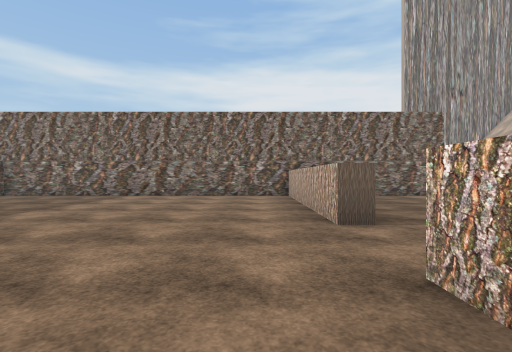
View 1 (above)

16 first-person views from a walk through a Unity game level. The camera is 1.3 m above the floor, looks level and sees 85° across. Doors are open. The floor is counted in squares, 2 m on a side. Each view is taken from the middle of a square. On the plan, view 1 faces up. The plan holds only what a view shows up to about 9 squares ahead; the rest is blank. The place goes on beyond the plan. The player is left out. Some surface patterns are stand-ins.

View 2
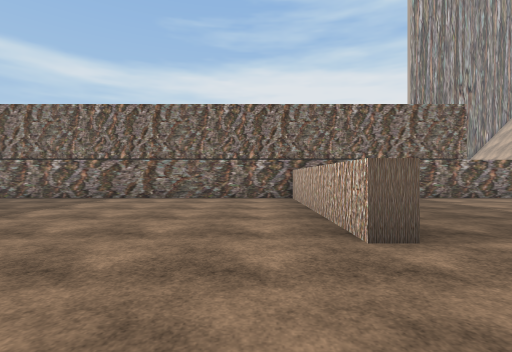

View 3
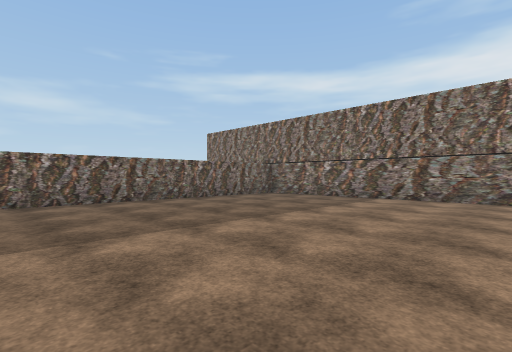

View 4
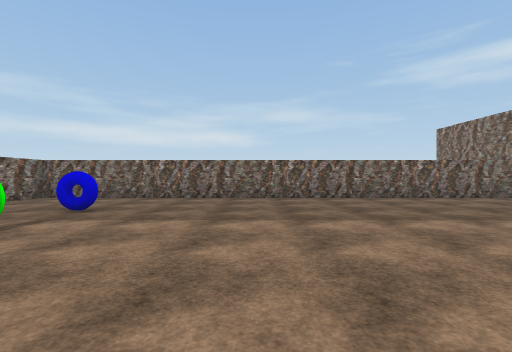

View 5
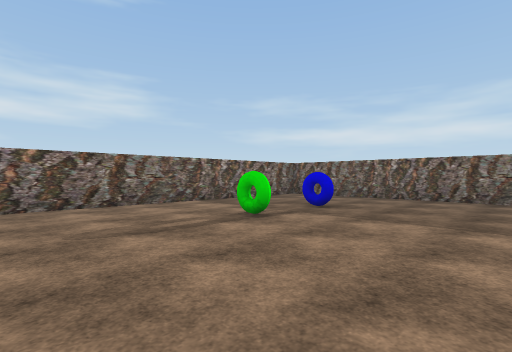

View 6
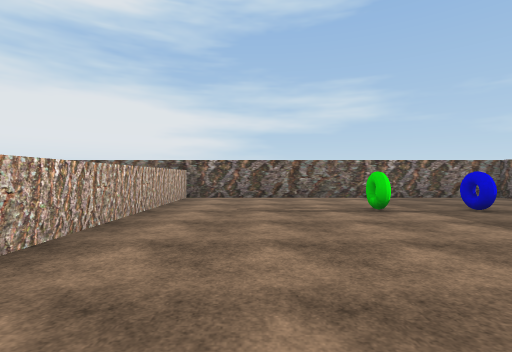

View 7
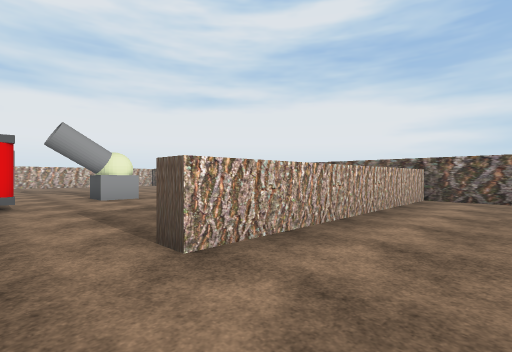

View 8
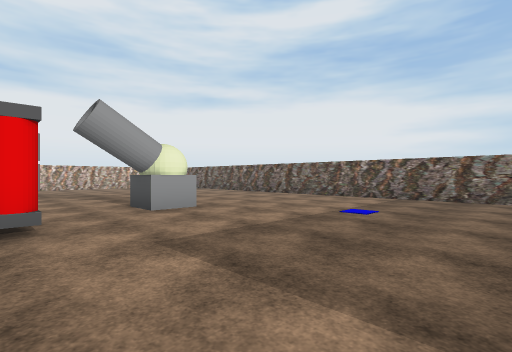

View 9
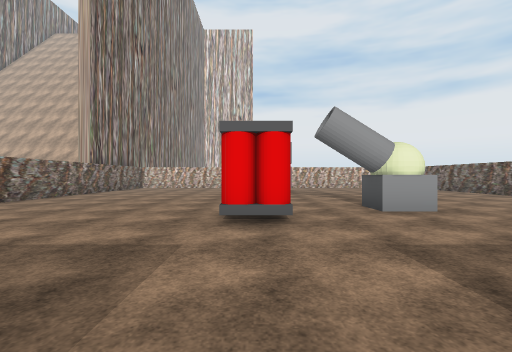

View 10
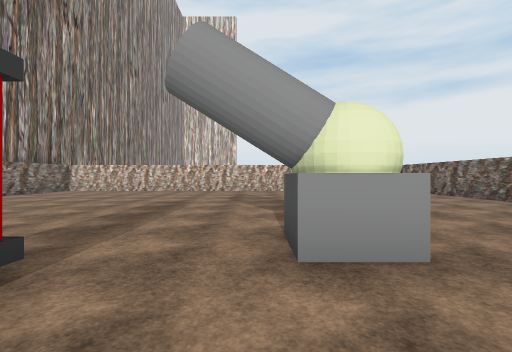

View 11
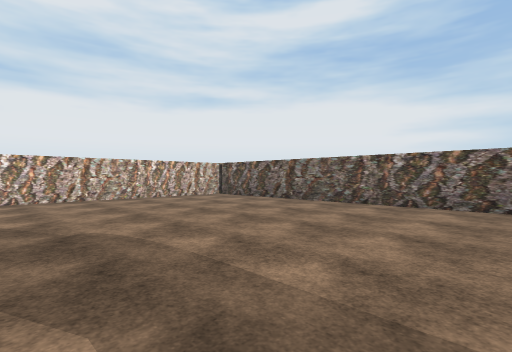

View 12
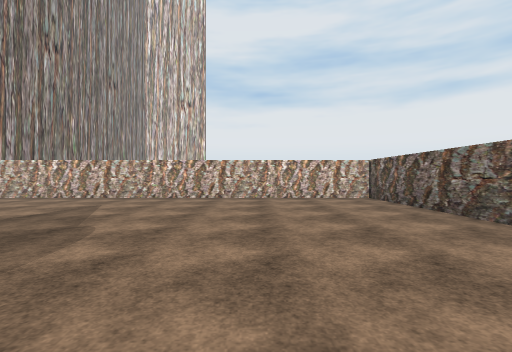

View 13
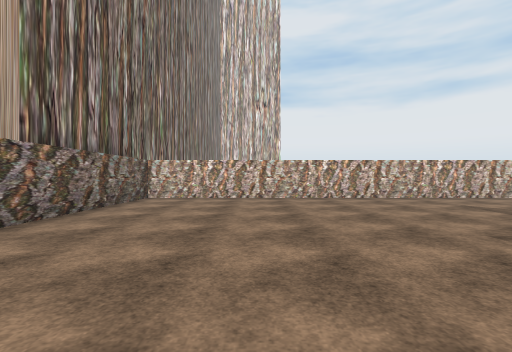

View 14
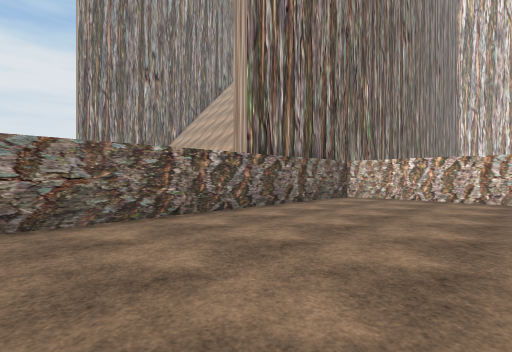

View 15
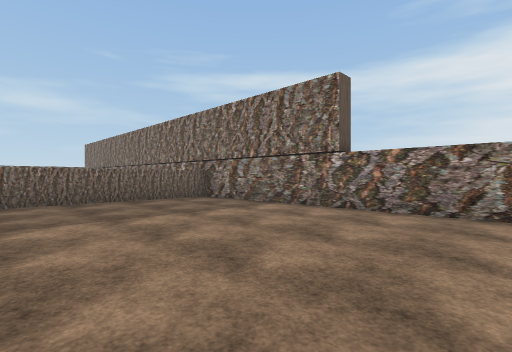

View 16
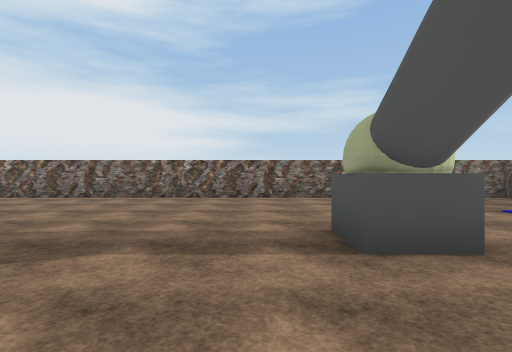

### Floor plan
Points are (right, up) in squares from view 1. A wall is a line through its corners. A room is listed if a view was taken in it or the views show most of it. See-through windows are left out.
Room 1 (views 1, 2, 3, 4, 5, 6, 7)
walls: (1.1, 3.7) (1.1, 9.2) (-7.5, 9.2); (-8.3, 8.6) (-8.3, -5.4) (0.9, -5.4); (1.1, -5.4) (1.1, 1.8)
ways out: open door at (1, 2.5) to room 2
objects: other object (-5, -2); other object (-3, -2)
Room 2 (views 8, 9, 10, 11, 12, 13, 14, 15, 16)
walls: (0.9, -5.4) (17.3, -5.4) (17.3, 9.2) (1.6, 9.2) (1.6, 4.2)
ways out: open door at (1, 2.5) to room 1
objects: other object (6, 3); cannon (7, 0) to (8, 0)

Positions as (right, up) in squares from view 1, and headings:
1: (0, 0), facing up
2: (0, 1), facing up
3: (-1, 1), facing up-left
4: (0, 1), facing left
5: (0, 1), facing down-left
6: (-1, 3), facing down
7: (-1, 3), facing down-right
8: (2, 3), facing down-right
9: (2, 3), facing right
10: (5, 1), facing right
11: (9, 1), facing down-right
12: (9, -2), facing right
13: (9, 6), facing right
14: (9, 5), facing up-right
15: (9, 4), facing up-left
16: (9, 3), facing down
